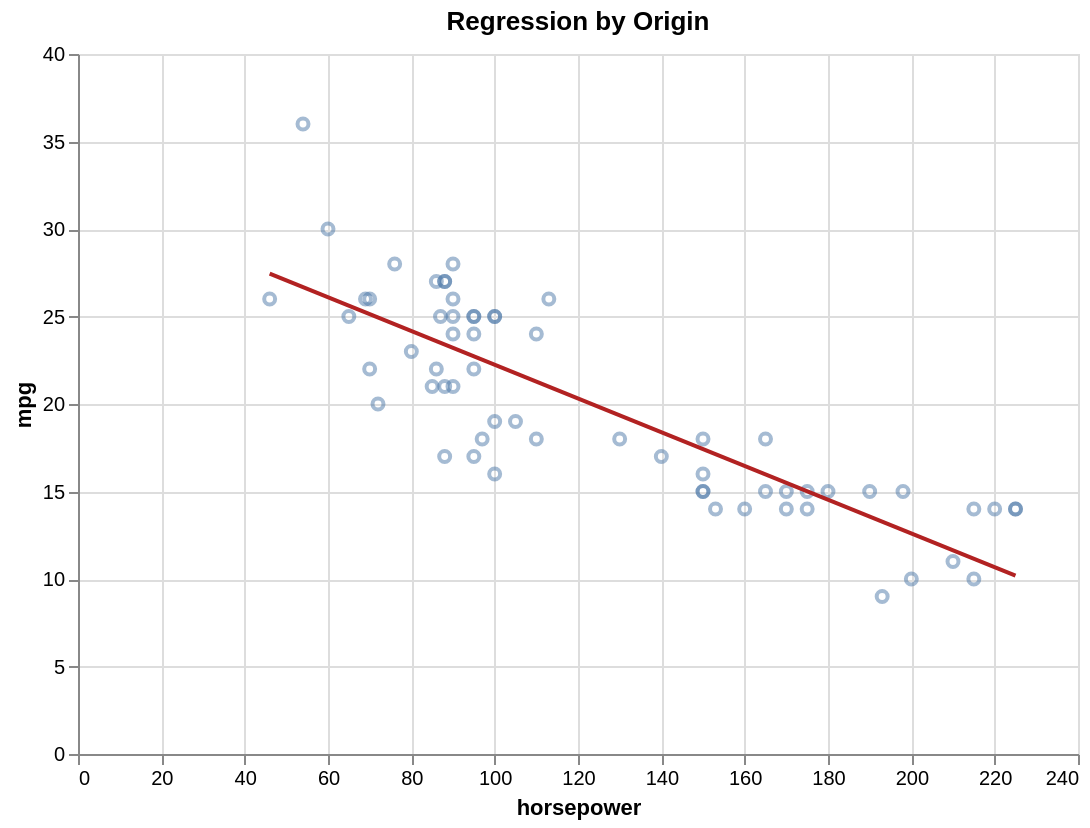

Here is the Vega-Lite specification saved for this chart:
### Vega-Lite specification from a JSON file in a GitHub repository (floating-point values rounded to 4 significant figures)
{"$schema": "https://vega.github.io/schema/vega-lite/v5.json", "height": 350, "layer": [{"encoding": {"tooltip": [{"field": "horsepower", "type": "quantitative"}, {"field": "mpg", "type": "quantitative"}], "x": {"field": "horsepower", "type": "quantitative"}, "y": {"field": "mpg", "type": "quantitative"}}, "mark": {"type": "point", "opacity": 0.5}}, {"encoding": {"x": {"field": "horsepower", "type": "quantitative"}, "y": {"field": "mpg", "type": "quantitative"}}, "mark": {"color": "firebrick", "type": "line"}, "transform": [{"method": "linear", "regression": "mpg", "on": "horsepower"}]}], "data": {"values": [{"horsepower": 130, "acceleration": 12.0, "weight": 3504, "mpg": 18, "cylinders": 8, "origin": "USA"}, {"horsepower": 165, "acceleration": 11.5, "weight": 3693, "mpg": 15, "cylinders": 8, "origin": "USA"}, {"horsepower": 150, "acceleration": 11.0, "weight": 3436, "mpg": 18, "cylinders": 8, "origin": "USA"}, {"horsepower": 150, "acceleration": 12.0, "weight": 3433, "mpg": 16, "cylinders": 8, "origin": "USA"}, {"horsepower": 140, "acceleration": 10.5, "weight": 3449, "mpg": 17, "cylinders": 8, "origin": "USA"}, {"horsepower": 198, "acceleration": 10.0, "weight": 4341, "mpg": 15, "cylinders": 8, "origin": "USA"}, {"horsepower": 220, "acceleration": 9.0, "weight": 4354, "mpg": 14, "cylinders": 8, "origin": "USA"}, {"horsepower": 215, "acceleration": 8.5, "weight": 4312, "mpg": 14, "cylinders": 8, "origin": "USA"}, {"horsepower": 225, "acceleration": 10.0, "weight": 4425, "mpg": 14, "cylinders": 8, "origin": "USA"}, {"horsepower": 190, "acceleration": 8.5, "weight": 3850, "mpg": 15, "cylinders": 8, "origin": "USA"}, {"horsepower": 170, "acceleration": 10.0, "weight": 3563, "mpg": 15, "cylinders": 8, "origin": "USA"}, {"horsepower": 160, "acceleration": 8.0, "weight": 3609, "mpg": 14, "cylinders": 8, "origin": "USA"}, {"horsepower": 150, "acceleration": 9.5, "weight": 3761, "mpg": 15, "cylinders": 8, "origin": "USA"}, {"horsepower": 225, "acceleration": 10.0, "weight": 3086, "mpg": 14, "cylinders": 8, "origin": "USA"}, {"horsepower": 95, "acceleration": 15.0, "weight": 2372, "mpg": 24, "cylinders": 4, "origin": "Japan"}, {"horsepower": 95, "acceleration": 15.5, "weight": 2833, "mpg": 22, "cylinders": 4, "origin": "Japan"}, {"horsepower": 97, "acceleration": 15.5, "weight": 2774, "mpg": 18, "cylinders": 4, "origin": "Japan"}, {"horsepower": 85, "acceleration": 16.0, "weight": 2587, "mpg": 21, "cylinders": 4, "origin": "Japan"}, {"horsepower": 88, "acceleration": 14.5, "weight": 2130, "mpg": 27, "cylinders": 4, "origin": "Japan"}, {"horsepower": 46, "acceleration": 20.5, "weight": 1835, "mpg": 26, "cylinders": 4, "origin": "Europe"}, {"horsepower": 87, "acceleration": 17.5, "weight": 2672, "mpg": 25, "cylinders": 4, "origin": "Europe"}, {"horsepower": 90, "acceleration": 15.0, "weight": 2430, "mpg": 24, "cylinders": 4, "origin": "Europe"}, {"horsepower": 95, "acceleration": 17.5, "weight": 2375, "mpg": 25, "cylinders": 4, "origin": "Europe"}, {"horsepower": 113, "acceleration": 15.5, "weight": 2234, "mpg": 26, "cylinders": 4, "origin": "Europe"}, {"horsepower": 90, "acceleration": 18.5, "weight": 2648, "mpg": 21, "cylinders": 4, "origin": "Europe"}, {"horsepower": 215, "acceleration": 14.0, "weight": 4615, "mpg": 10, "cylinders": 8, "origin": "USA"}, {"horsepower": 200, "acceleration": 13.0, "weight": 4376, "mpg": 10, "cylinders": 8, "origin": "USA"}, {"horsepower": 210, "acceleration": 13.5, "weight": 4382, "mpg": 11, "cylinders": 8, "origin": "USA"}, {"horsepower": 193, "acceleration": 18.0, "weight": 4732, "mpg": 9, "cylinders": 8, "origin": "USA"}, {"horsepower": 88, "acceleration": 14.5, "weight": 2130, "mpg": 27, "cylinders": 4, "origin": "Japan"}, {"horsepower": 90, "acceleration": 13.5, "weight": 2264, "mpg": 28, "cylinders": 4, "origin": "Japan"}, {"horsepower": 95, "acceleration": 15.5, "weight": 2228, "mpg": 25, "cylinders": 4, "origin": "Japan"}, {"horsepower": 100, "acceleration": 19.0, "weight": 2046, "mpg": 25, "cylinders": 4, "origin": "Japan"}, {"horsepower": 105, "acceleration": 13.0, "weight": 2634, "mpg": 19, "cylinders": 4, "origin": "Europe"}, {"horsepower": 100, "acceleration": 15.5, "weight": 2702, "mpg": 16, "cylinders": 4, "origin": "Europe"}, {"horsepower": 88, "acceleration": 16.5, "weight": 2875, "mpg": 17, "cylinders": 4, "origin": "Europe"}, {"horsepower": 100, "acceleration": 17.0, "weight": 2901, "mpg": 19, "cylinders": 4, "origin": "Europe"}, {"horsepower": 165, "acceleration": 11.0, "weight": 3353, "mpg": 18, "cylinders": 6, "origin": "USA"}, {"horsepower": 175, "acceleration": 11.5, "weight": 3169, "mpg": 14, "cylinders": 6, "origin": "USA"}, {"horsepower": 153, "acceleration": 12.5, "weight": 2906, "mpg": 14, "cylinders": 6, "origin": "USA"}, {"horsepower": 150, "acceleration": 13.5, "weight": 3380, "mpg": 15, "cylinders": 6, "origin": "USA"}, {"horsepower": 180, "acceleration": 12.0, "weight": 3740, "mpg": 15, "cylinders": 8, "origin": "USA"}, {"horsepower": 170, "acceleration": 11.0, "weight": 4080, "mpg": 14, "cylinders": 8, "origin": "USA"}, {"horsepower": 175, "acceleration": 11.5, "weight": 3645, "mpg": 15, "cylinders": 8, "origin": "USA"}, {"horsepower": 110, "acceleration": 14.0, "weight": 2585, "mpg": 24, "cylinders": 4, "origin": "Japan"}, {"horsepower": 72, "acceleration": 19.0, "weight": 2310, "mpg": 20, "cylinders": 4, "origin": "Japan"}, {"horsepower": 100, "acceleration": 15.0, "weight": 2472, "mpg": 25, "cylinders": 4, "origin": "Japan"}, {"horsepower": 88, "acceleration": 16.0, "weight": 2265, "mpg": 21, "cylinders": 4, "origin": "Japan"}, {"horsepower": 86, "acceleration": 19.5, "weight": 2110, "mpg": 27, "cylinders": 4, "origin": "Japan"}, {"horsepower": 90, "acceleration": 14.5, "weight": 2800, "mpg": 26, "cylinders": 4, "origin": "Japan"}, {"horsepower": 70, "acceleration": 19.5, "weight": 2110, "mpg": 26, "cylinders": 4, "origin": "Japan"}, {"horsepower": 76, "acceleration": 17.0, "weight": 2085, "mpg": 28, "cylinders": 4, "origin": "Japan"}, {"horsepower": 65, "acceleration": 17.0, "weight": 2245, "mpg": 25, "cylinders": 4, "origin": "Japan"}, {"horsepower": 69, "acceleration": 15.0, "weight": 1965, "mpg": 26, "cylinders": 4, "origin": "Japan"}, {"horsepower": 60, "acceleration": 17.0, "weight": 1755, "mpg": 30, "cylinders": 4, "origin": "Japan"}, {"horsepower": 70, "acceleration": 14.0, "weight": 2815, "mpg": 22, "cylinders": 6, "origin": "USA"}, {"horsepower": 95, "acceleration": 12.5, "weight": 3210, "mpg": 17, "cylinders": 6, "origin": "USA"}, {"horsepower": 80, "acceleration": 13.5, "weight": 3380, "mpg": 23, "cylinders": 6, "origin": "USA"}, {"horsepower": 54, "acceleration": 15.5, "weight": 1760, "mpg": 36, "cylinders": 4, "origin": "Japan"}, {"horsepower": 90, "acceleration": 14.0, "weight": 2130, "mpg": 25, "cylinders": 4, "origin": "Europe"}, {"horsepower": 86, "acceleration": 15.5, "weight": 2205, "mpg": 22, "cylinders": 4, "origin": "Europe"}, {"horsepower": 110, "acceleration": 13.5, "weight": 2245, "mpg": 18, "cylinders": 4, "origin": "Europe"}]}, "title": "Regression by Origin", "width": 500, "params": [{"name": "select_origin", "bind": {"options": [null, "Europe", "Japan", "USA"], "name": "origin: ", "labels": ["All", "Europe", "Japan", "USA"], "input": "select"}, "value": null}], "transform": [{"filter": "select_origin === null || datum.origin === select_origin"}]}
